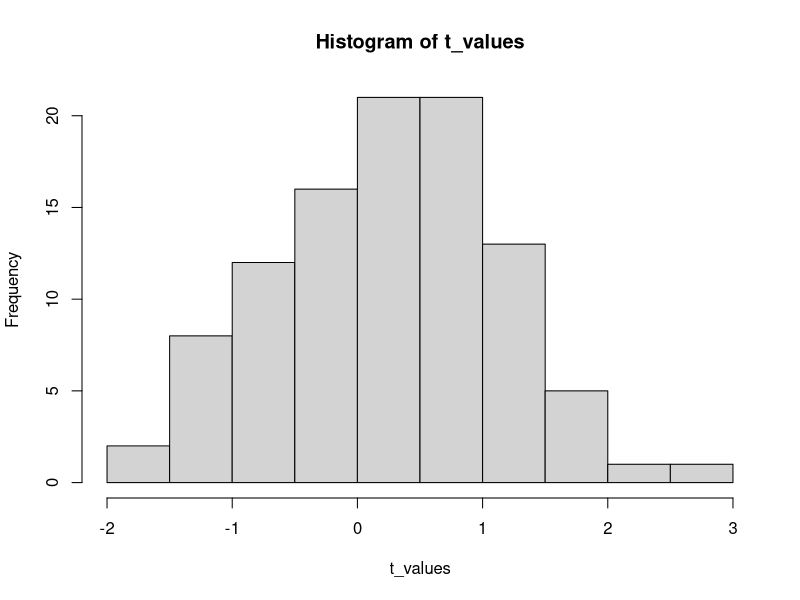
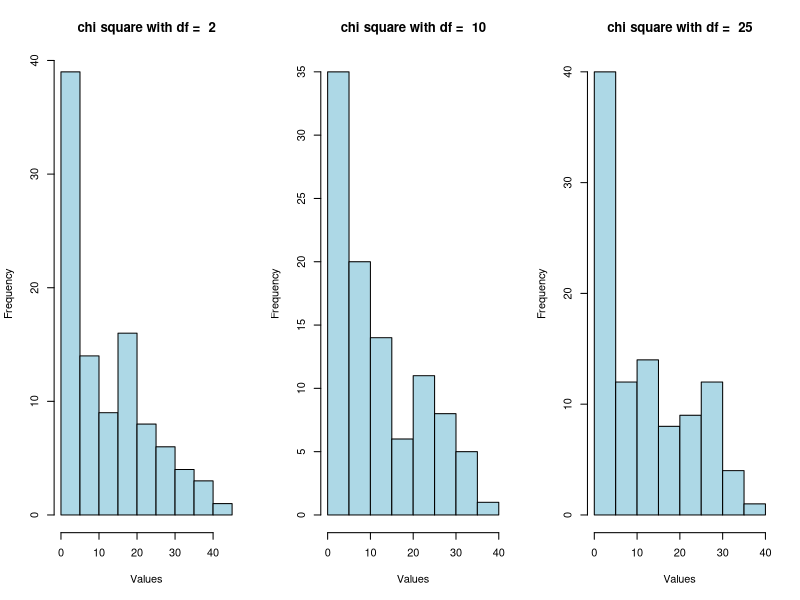
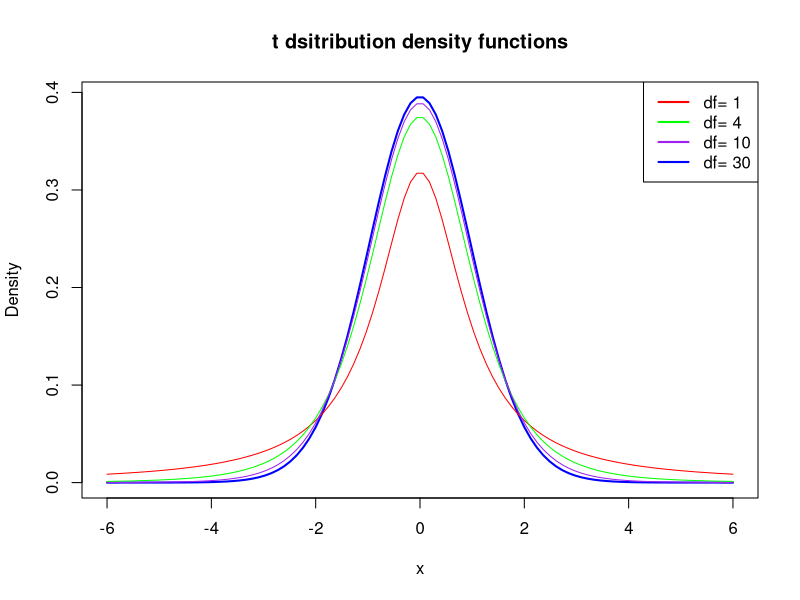
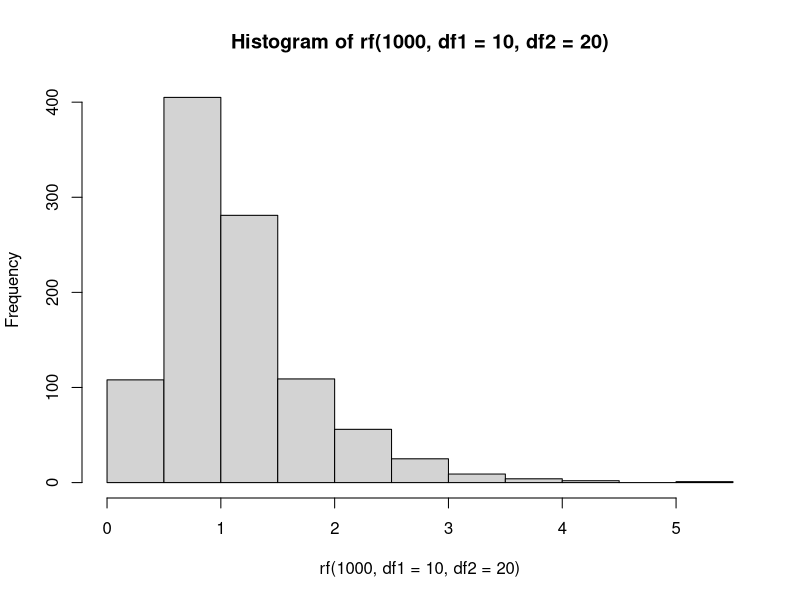

The R script that drew these images, in order:
  n=100
  df=n-1

  t_values=rt(n,df)

  hist(t_values)

help(runif)
  df2=c(2,10,25)
  par(mfrow=c(1,3))
  for(df in df2){
    chi_values=rchisq(n,df2)
    hist(chi_values,main=paste('chi square with df = ',df),xlab='Values',col='lightblue')
  }
  par(mfrow=c(1,1))

  x=seq(-6,6,length.out=100)
  dfs=c(1,4,10,30)

  rt(x,dfs)

  plot(x,dt(x,df=dfs[4]),type='l',main='t dsitribution density functions',xlab='x',ylab='Density',col='blue',lwd=2)

  cols=c("red","green","purple","blue")

  for(i in 1:3){
    lines(x,dt(x,df=dfs[i]),col=cols[i])
  }

  legend("topright",legend=paste('df=',dfs),col=cols, lwd=2)


  qf(0.95,df1=10,df2=20)

  a015=pf(1.5,df1=10,df2=20)
  a015
  a15inf=pf(1.5,df1=10,df2=20,lower.tail=FALSE)
  a15inf

  quantiles=qf(c( 0.25,0.50,0.75,0.999),df1=10,df2=20)
  quantiles

  hist(rf(1000,df1=10,df2=20))
  # plot(seq(1,1000),rf(1000,df1=10,df2=20))
